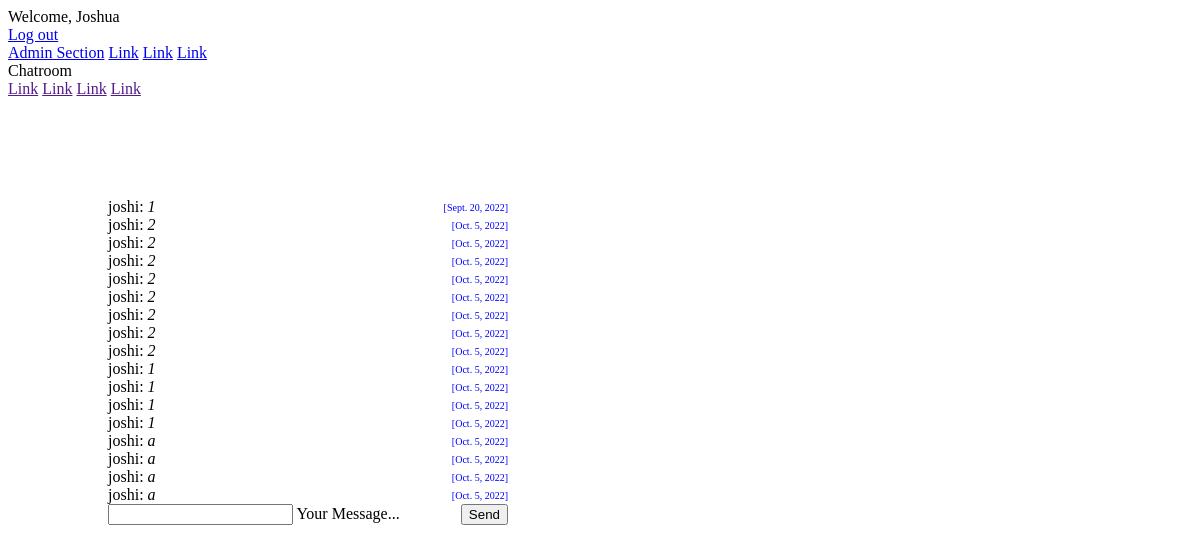
Page /chat/ (signed in) on the earlier database version.
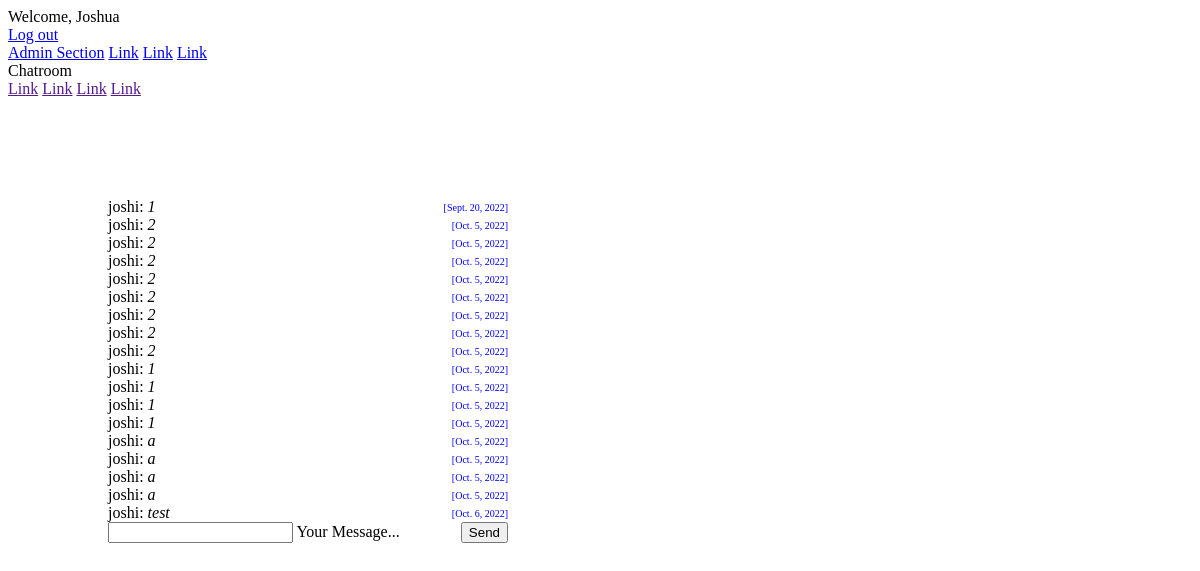
Same page on the later database version.
### chat/models.py (models this page shows)
class Message(models.Model):
    text = models.CharField(max_length=500)
    created_at = models.DateField(default=date.today)
    chat = models.ForeignKey(Chat, on_delete=models.CASCADE, related_name='chat_message_set', default=None, blank=True, null=True)
    author = models.ForeignKey(settings.AUTH_USER_MODEL, on_delete=models.CASCADE, related_name='author_message_set')
    receiver = models.ForeignKey(settings.AUTH_USER_MODEL, on_delete=models.CASCADE, related_name='receiver_message_set')

### chat/views.py (the view, shortened to what this page needs)
# urls.py: path('chat/', index),
@login_required(login_url='/login/')
def index(request):                                                                               # def heißt define
    chatMessages = Message.objects.filter(chat__id=1)
    return render(request, 'chat/index.html', {'messages': chatMessages})           # templates/chat/index.html steht da quasi, da die views.py immer in nach templates folder sucht

### chat/templates/chat/index.html (shortened to what this page needs)
 {% extends "base.html" %} {% block content %} {% if request.user.is_authenticated %}
<div class="messages" id="messages">
    {{ date }}{% for message in messages %}
    <div class="message">
        <div> {{ message.author }}: <i> {{ message.text }} </i></div><span style="font-size: 10px; color: blue;">[{{ message.created_at }}]</span>
    </div>
    {% endfor %}
</div>
<form onsubmit="sendMessage(); return false;" method="post">
    <div class="sendInput">
        <div class="mdl-textfield mdl-js-textfield mdl-textfield--floating-label">
            <input class="mdl-textfield__input" name="textmessage" type="text" id="messageField">
            <label class="mdl-textfield__label" for="messageField">Your Message...</label>
        </div>
        <button class="mdl-button mdl-js-button mdl-button--raised mdl-js-ripple-effect mdl-button--accent">
        Send
      </button>
    </div>
</form>
{% endif %} {% endblock %}

Differences in the rows shown:
added Message: author "joshi", text "test", created_at "Oct. 6, 2022"
